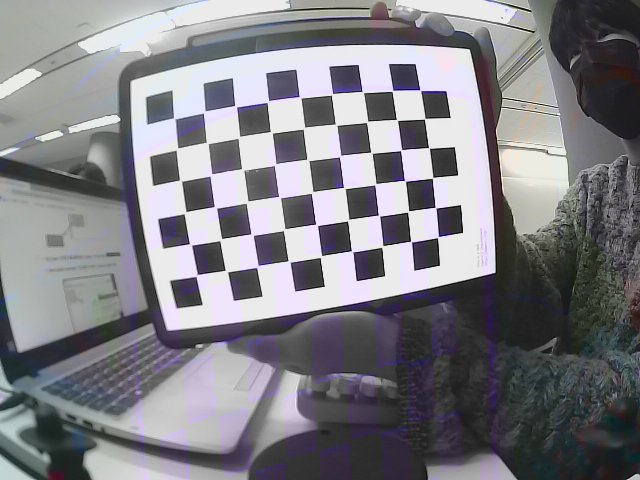
#> input picture images/2022-05-17-102909.jpg, 640 x 480 px; its folder holds 4 pictures in this run
$ python projection_points.py
#> lines starting #> are read from the running program, lines starting #| are printed output that depends on the picture
import cv2
import glob
import numpy as np
import time

DISPLAY_IMAGE = False

# Get Image Path List
image_path_list = glob.glob("images/*.jpg")

# Chessboard Config
BOARD_WIDTH = 9
BOARD_HEIGHT = 6
SQUARE_SIZE = 0.25

# Window-name Config
window_name = "Intrinsic Calibration"
cv2.namedWindow(window_name, cv2.WINDOW_NORMAL)

# Calibration Config
flags = (
    cv2.CALIB_CB_ADAPTIVE_THRESH
    + cv2.CALIB_CB_NORMALIZE_IMAGE
    + cv2.CALIB_CB_FAST_CHECK
)
pattern_size = (BOARD_WIDTH, BOARD_HEIGHT)
counter = 0

image_points = list()

for image_path in image_path_list:
    image = cv2.imread(image_path, cv2.IMREAD_COLOR)
#> image is the input picture: shape (480, 640, 3); mean B, G, R 132.4, 126.8, 127.5
    # OpneCV Color Space -> BGR
    image_gray = cv2.cvtColor(image, cv2.COLOR_BGR2GRAY)
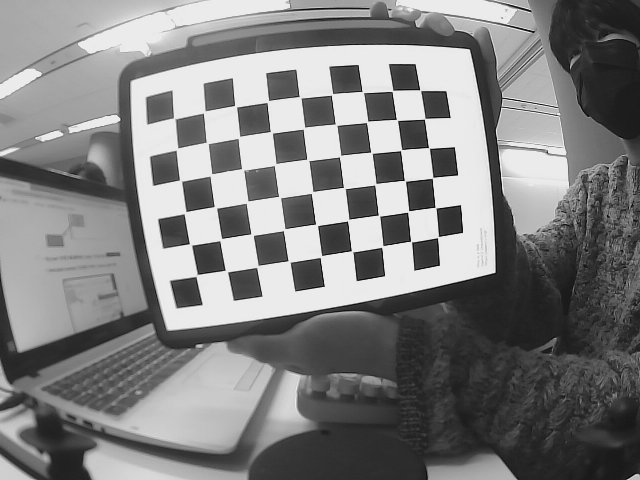
#> image_gray: shape (480, 640); min 1, max 254, mean 127.6

    ret, corners = cv2.findChessboardCorners(image_gray, pattern_size, flags)
#> ret = True; corners = 54 rows, first 8: [173.5, 117.7], [203.3, 113.4], [234.5, 105.3], [266.9, 102.5], [300.6, 97.77], [332, 94.48], [362.4, 91.61], [392.3, 91.14]
    if ret == True:
        if DISPLAY_IMAGE:
            image_draw = cv2.drawChessboardCorners(image, pattern_size, corners, ret)
            for corner in corners:
                counter_text = str(counter)
                point = (int(corner[0][0]), int(corner[0][1]))
                cv2.putText(image_draw, counter_text, point, 2, 0.5, (0, 0, 255), 1)
                counter += 1

            counter = 0
            cv2.imshow(window_name, image_draw)
            cv2.waitKey(0)

        image_points.append(corners)
#> pass 2 of the loop `for image_path in image_path_list:`:
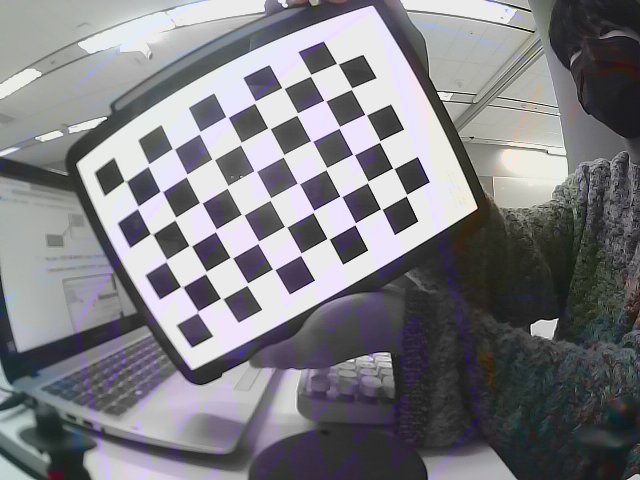
#> input picture images/2022-05-17-102912.jpg, 640 x 480 px
#> image is the input picture: shape (480, 640, 3); mean B, G, R 129.8, 125.2, 125.8
#> `image_gray = cv2.cvtColor(image, cv2.COLOR_BGR2GRAY)`:
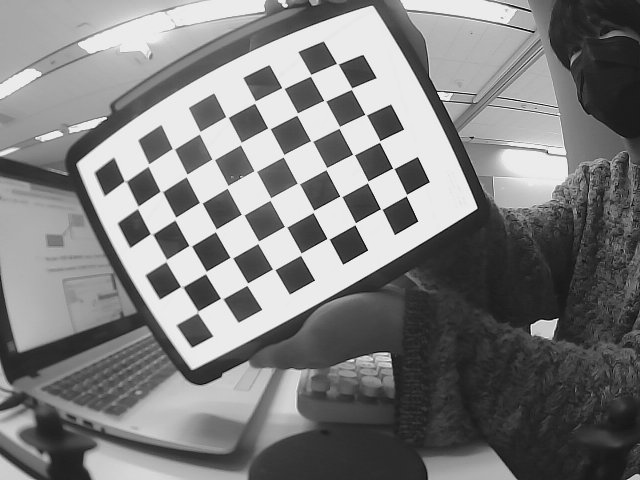
#> image_gray: shape (480, 640); min 0, max 255, mean 125.9
#> corners = 54 rows, first 8: [124, 180.7], [147.8, 166.5], [172.2, 148.4], [200.3, 131.3], [225.6, 116.4], [254.4, 103.4], [281.7, 87.49], [310.6, 75.37]
#> pass 3 of the loop `for image_path in image_path_list:`:
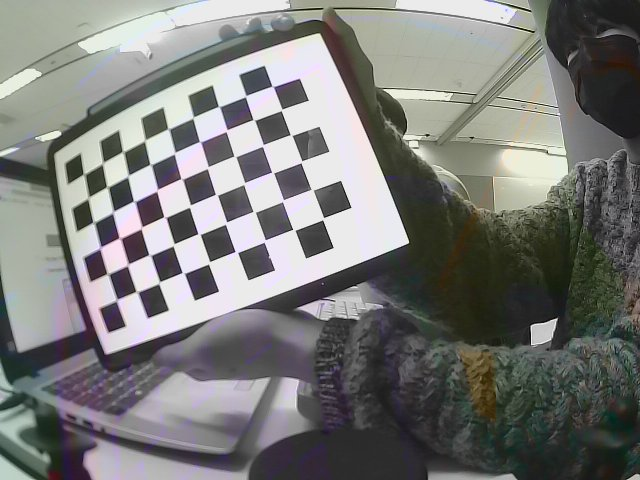
#> input picture images/2022-05-17-102914.jpg, 640 x 480 px
#> image is the input picture: shape (480, 640, 3); mean B, G, R 120.2, 122.6, 122
#> `image_gray = cv2.cvtColor(image, cv2.COLOR_BGR2GRAY)`:
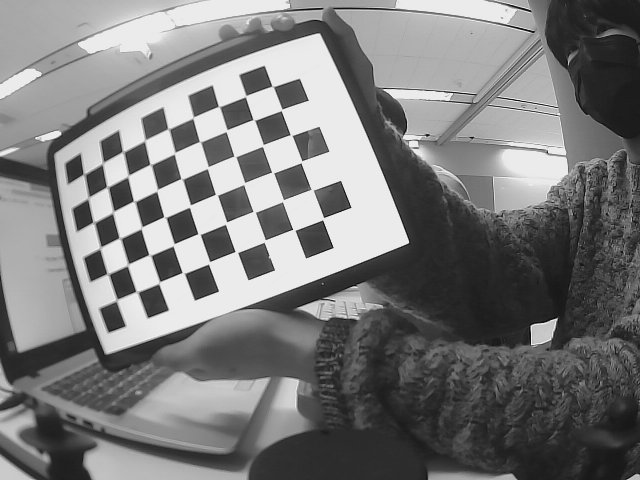
#> image_gray: shape (480, 640); min 4, max 253, mean 122.1
#> corners = 54 rows, first 8: [83.15, 173.7], [103.2, 161.6], [122.3, 151], [144.2, 141.4], [167.6, 128.4], [192.6, 118.3], [218.5, 106.2], [245.6, 96.24]
#> the loop made 4 passes; the first 3 are shown

object_points = list()
#> object_points = []
print(np.shape(image_points))
#| (4, 54, 1, 2)

# (13, 54, 1, 2)
# (image count, featuer count, list, image_point(u, v))
# ojbect_points
# (13, 54, 1, 3)
# (image count, featuer count, list, object_point(x, y, z))

"""
 forward: Z
 right: Y
 down: X
"""

BOARD_WIDTH = 9
BOARD_HEIGHT = 6

for i in range(len(image_path_list)):
    object_point = list()
    height = 0
    for _ in range(0, BOARD_HEIGHT):
        # Loop Width -> 9
        width = 0
        for _ in range(0, BOARD_WIDTH):
            # Loop Height -> 6
            point = [[height, width, 0]]
            object_point.append(point)
            width += SQUARE_SIZE
        height += SQUARE_SIZE
    object_points.append(object_point)
#> after the loop, object_points = 4 items


object_points = np.asarray(object_points, dtype=np.float32)

tmp_image = cv2.imread("images/left01.jpg", cv2.IMREAD_ANYCOLOR)
image_shape = np.shape(tmp_image)
#> image_shape = ()

#> (the run stopped early here; a loop or call above may not have finished)
